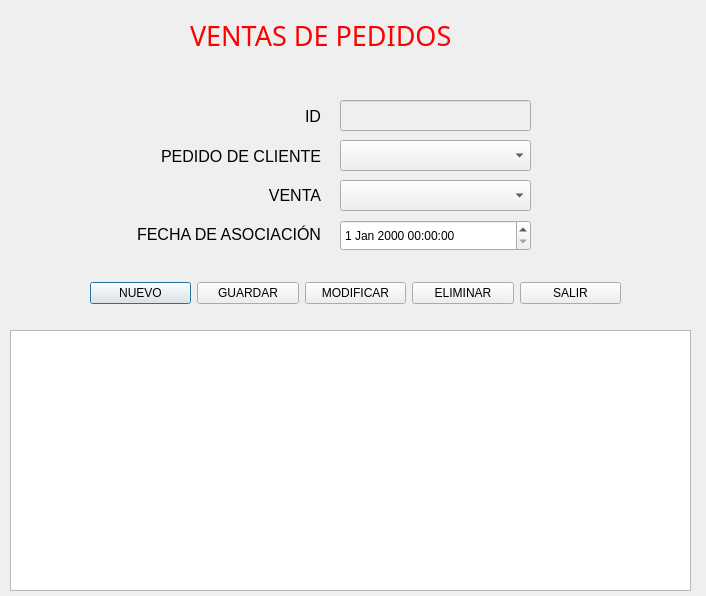
<?xml version="1.0" encoding="UTF-8"?>
<ui version="4.0">
 <class>Ventaspedidos</class>
 <widget class="QDialog" name="Ventaspedidos">
  <property name="geometry">
   <rect>
    <x>0</x>
    <y>0</y>
    <width>706</width>
    <height>596</height>
   </rect>
  </property>
  <property name="windowTitle">
   <string>Ventas de Pedidos</string>
  </property>
  <widget class="QTableView" name="tablaVentasPedidos">
   <property name="geometry">
    <rect>
     <x>10</x>
     <y>330</y>
     <width>681</width>
     <height>261</height>
    </rect>
   </property>
  </widget>
  <widget class="QWidget" name="layoutWidget">
   <property name="geometry">
    <rect>
     <x>120</x>
     <y>100</y>
     <width>201</width>
     <height>151</height>
    </rect>
   </property>
   <layout class="QVBoxLayout" name="_2">
    <item>
     <widget class="QLabel" name="labelID">
      <property name="font">
       <font>
        <family>Segoe UI</family>
        <pointsize>12</pointsize>
       </font>
      </property>
      <property name="text">
       <string>ID</string>
      </property>
      <property name="alignment">
       <set>Qt::AlignmentFlag::AlignRight|Qt::AlignmentFlag::AlignTrailing|Qt::AlignmentFlag::AlignVCenter</set>
      </property>
     </widget>
    </item>
    <item>
     <widget class="QLabel" name="labelPedidoCliente">
      <property name="font">
       <font>
        <family>Segoe UI</family>
        <pointsize>12</pointsize>
       </font>
      </property>
      <property name="text">
       <string>PEDIDO DE CLIENTE</string>
      </property>
      <property name="alignment">
       <set>Qt::AlignmentFlag::AlignRight|Qt::AlignmentFlag::AlignTrailing|Qt::AlignmentFlag::AlignVCenter</set>
      </property>
     </widget>
    </item>
    <item>
     <widget class="QLabel" name="labelVenta">
      <property name="font">
       <font>
        <pointsize>12</pointsize>
       </font>
      </property>
      <property name="text">
       <string>VENTA</string>
      </property>
      <property name="alignment">
       <set>Qt::AlignmentFlag::AlignRight|Qt::AlignmentFlag::AlignTrailing|Qt::AlignmentFlag::AlignVCenter</set>
      </property>
     </widget>
    </item>
    <item>
     <widget class="QLabel" name="labelFechaAsociacion">
      <property name="font">
       <font>
        <pointsize>12</pointsize>
       </font>
      </property>
      <property name="text">
       <string>FECHA DE ASOCIACIÓN</string>
      </property>
      <property name="alignment">
       <set>Qt::AlignmentFlag::AlignRight|Qt::AlignmentFlag::AlignTrailing|Qt::AlignmentFlag::AlignVCenter</set>
      </property>
     </widget>
    </item>
   </layout>
  </widget>
  <widget class="QLabel" name="label">
   <property name="geometry">
    <rect>
     <x>190</x>
     <y>20</y>
     <width>291</width>
     <height>31</height>
    </rect>
   </property>
   <property name="font">
    <font>
     <family>MV Boli</family>
     <pointsize>20</pointsize>
     <underline>false</underline>
    </font>
   </property>
   <property name="styleSheet">
    <string notr="true">color: rgb(255, 0, 0);</string>
   </property>
   <property name="text">
    <string>VENTAS DE PEDIDOS</string>
   </property>
   <property name="textFormat">
    <enum>Qt::TextFormat::AutoText</enum>
   </property>
  </widget>
  <widget class="QDateTimeEdit" name="dtFechaAsociacion">
   <property name="geometry">
    <rect>
     <x>340</x>
     <y>220</y>
     <width>191</width>
     <height>31</height>
    </rect>
   </property>
  </widget>
  <widget class="QLineEdit" name="txtID">
   <property name="enabled">
    <bool>false</bool>
   </property>
   <property name="geometry">
    <rect>
     <x>340</x>
     <y>100</y>
     <width>191</width>
     <height>31</height>
    </rect>
   </property>
  </widget>
  <widget class="QWidget" name="layoutWidget_2">
   <property name="geometry">
    <rect>
     <x>90</x>
     <y>280</y>
     <width>531</width>
     <height>26</height>
    </rect>
   </property>
   <layout class="QHBoxLayout" name="horizontalLayout">
    <item>
     <widget class="QPushButton" name="btnNuevo">
      <property name="text">
       <string>NUEVO</string>
      </property>
      <property name="icon">
       <iconset theme="QIcon::ThemeIcon::FolderNew"/>
      </property>
     </widget>
    </item>
    <item>
     <widget class="QPushButton" name="btnGuardar">
      <property name="text">
       <string>GUARDAR</string>
      </property>
      <property name="icon">
       <iconset theme="QIcon::ThemeIcon::DocumentSave"/>
      </property>
     </widget>
    </item>
    <item>
     <widget class="QPushButton" name="btnModificar">
      <property name="text">
       <string>MODIFICAR</string>
      </property>
      <property name="icon">
       <iconset theme="QIcon::ThemeIcon::MailMessageNew"/>
      </property>
     </widget>
    </item>
    <item>
     <widget class="QPushButton" name="btnEliminar">
      <property name="text">
       <string>ELIMINAR</string>
      </property>
      <property name="icon">
       <iconset theme="QIcon::ThemeIcon::ApplicationExit"/>
      </property>
     </widget>
    </item>
    <item>
     <widget class="QPushButton" name="btnSalir">
      <property name="text">
       <string>SALIR</string>
      </property>
      <property name="icon">
       <iconset theme="QIcon::ThemeIcon::SystemLogOut"/>
      </property>
     </widget>
    </item>
   </layout>
  </widget>
  <widget class="QComboBox" name="cbPedidoCliente">
   <property name="geometry">
    <rect>
     <x>340</x>
     <y>140</y>
     <width>191</width>
     <height>31</height>
    </rect>
   </property>
  </widget>
  <widget class="QComboBox" name="cbVenta">
   <property name="geometry">
    <rect>
     <x>340</x>
     <y>180</y>
     <width>191</width>
     <height>31</height>
    </rect>
   </property>
  </widget>
 </widget>
 <resources/>
 <connections/>
</ui>
